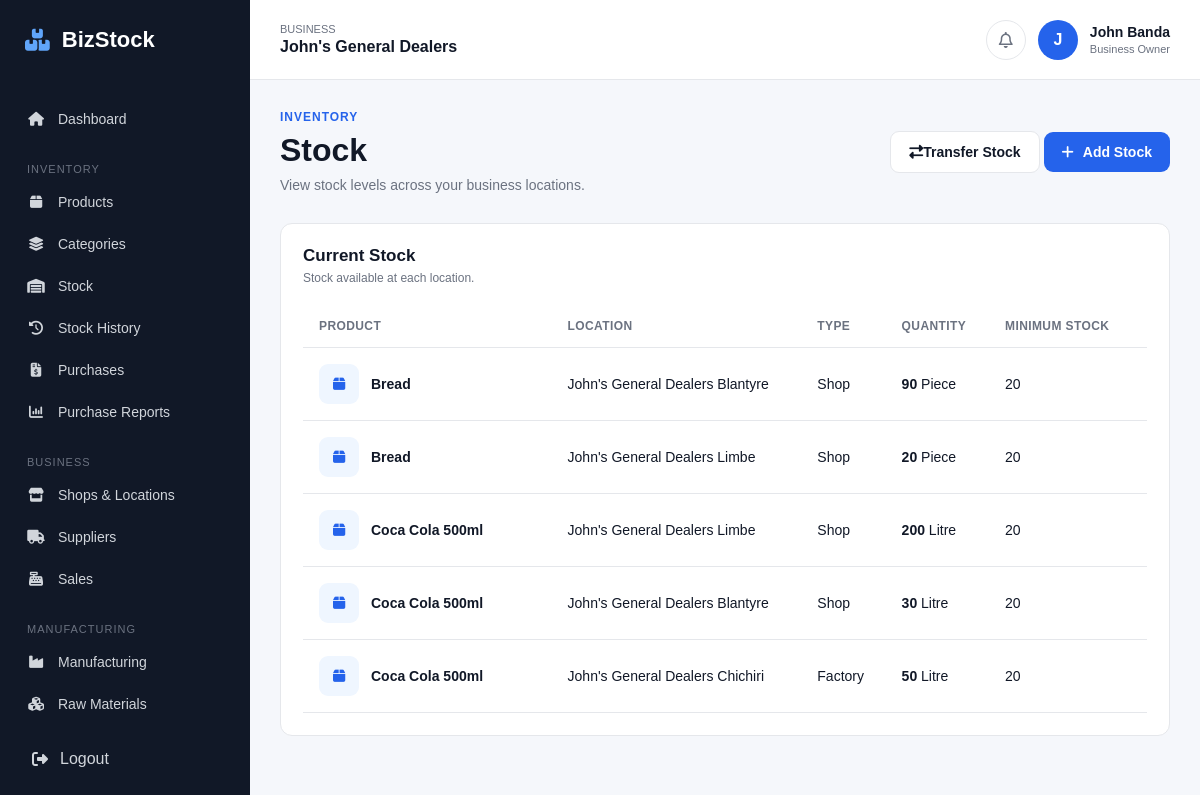
Page /shops/stock/ (signed in) on the earlier database version.
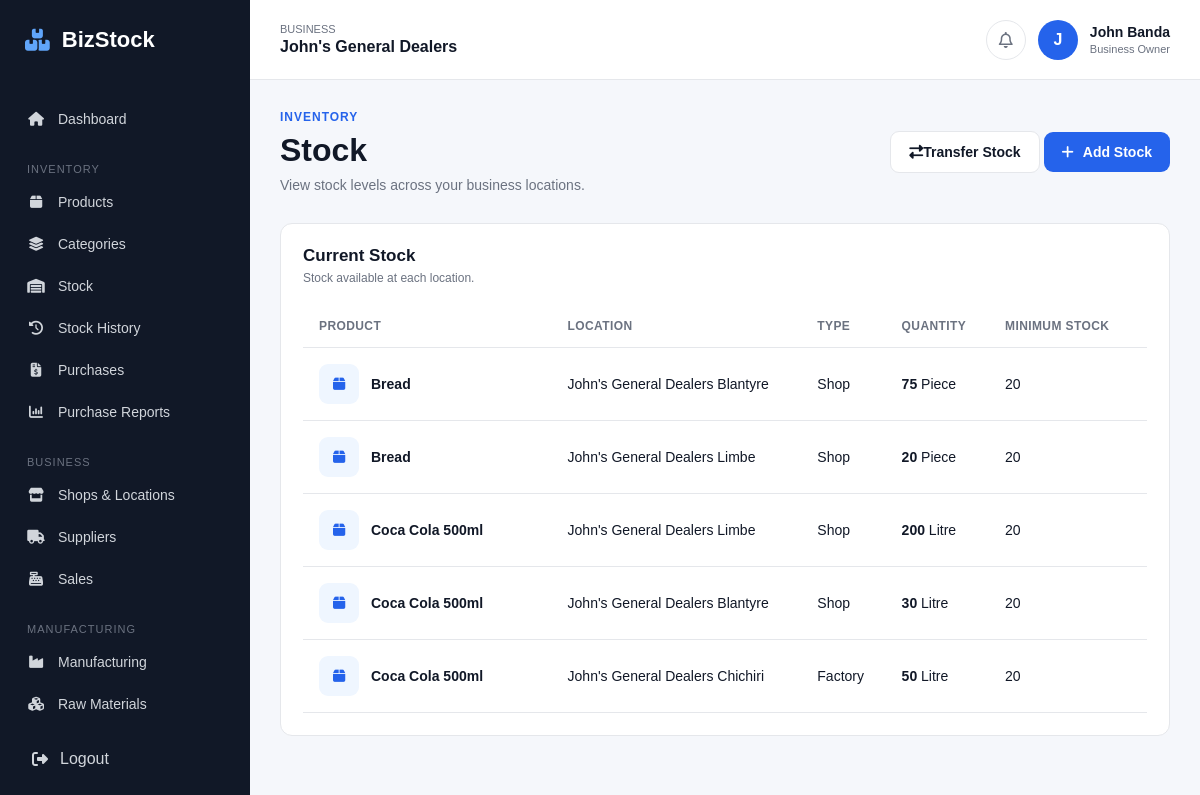
Same page on the later database version.
### shops/models.py (models this page shows, shortened)
class Stock(models.Model):
    business = models.ForeignKey(
        Business,
        on_delete=models.CASCADE,
        related_name='stock_records'
    )
    location = models.ForeignKey(
        Location,
        on_delete=models.CASCADE,
        related_name='stock_records'
    )
    product = models.ForeignKey(
        'inventory.Product',
        on_delete=models.CASCADE,
        related_name='stock_records'
    )
    quantity = models.DecimalField(
        max_digits=12,
        decimal_places=2,
        default=0
    )
    updated_at = models.DateTimeField(
        auto_now=True
    )
    class Meta:
        constraints = [
            models.UniqueConstraint(
                fields=[
                    'location',
                    'product'
                ],
                name='unique_product_location_stock'
            )
        ]
        ordering = ['product__name']

class Location(models.Model):
    LOCATION_TYPES = [
        ('factory', 'Factory'),
        ('shop', 'Shop'),
    ]
    business = models.ForeignKey(
        Business,
        on_delete=models.CASCADE,
        related_name='locations'
    )
    name = models.CharField(
        max_length=150
    )
    location_type = models.CharField(
        max_length=20,
        choices=LOCATION_TYPES
    )
    address = models.TextField(
        blank=True
    )
    phone = models.CharField(
        max_length=30,
        blank=True
    )
    is_active = models.BooleanField(
        default=True
    )
    created_at = models.DateTimeField(
        auto_now_add=True
    )
    class Meta:
        ordering = ['name']

### inventory/models.py (models this page shows, shortened)
class Product(models.Model):
    UNIT_CHOICES = [
        ('piece', 'Piece'),
        ('kg', 'Kilogram'),
        ('g', 'Gram'),
        ('litre', 'Litre'),
        ('ml', 'Millilitre'),
        ('box', 'Box'),
        ('pack', 'Pack'),
        ('dozen', 'Dozen'),
    ]
    business = models.ForeignKey(
        Business,
        on_delete=models.CASCADE,
        related_name='products'
    )
    category = models.ForeignKey(
        Category,
        on_delete=models.SET_NULL,
        null=True,
        blank=True,
        related_name='products'
    )
    name = models.CharField(max_length=200)
    sku = models.CharField(
        max_length=100,
        blank=True
    )
    description = models.TextField(
        blank=True
    )
    unit = models.CharField(
        max_length=20,
        choices=UNIT_CHOICES,
        default='piece'
    )
    cost_price = models.DecimalField(
        max_digits=12,
        decimal_places=2,
        default=0
    )
    selling_price = models.DecimalField(
        max_digits=12,
        decimal_places=2,
        default=0
    )
    minimum_stock = models.DecimalField(
        max_digits=12,
        decimal_places=2,
        default=0
    )
    is_active = models.BooleanField(
        default=True
    )
    created_at = models.DateTimeField(
        auto_now_add=True
    )
    updated_at = models.DateTimeField(
        auto_now=True
    )
    class Meta:
        ordering = ['name']

### shops/views.py (the view)
# urls.py: path('stock/', views.stock_list, name='stock_list'),
@login_required
def stock_list(request):
    business = request.user.userprofile.business
    stock_records = Stock.objects.filter(
        business=business,
        location__is_active=True
    ).select_related(
        'product',
        'location'
    )
    return render(
        request,
        'shops/stock_list.html',
        {
            'stock_records': stock_records,
        }
    )

### templates/shops/stock_list.html (shortened to what this page needs)
{% extends 'base.html' %}
{% block content %}
<div class="page-header">
    <div>
        <p class="page-label">
            INVENTORY
        </p>
        <h1>
            Stock
        </h1>
        <p class="page-description">
            View stock levels across your business locations.
        </p>
    </div>
     <div class="table-actions">
        <a
            href="{% url 'stock_transfer' %}"
            class="secondary-button"
        >
            <i class="fa-solid fa-right-left"></i>
            Transfer Stock
        </a>
        <a
            href="{% url 'stock_create' %}"
            class="primary-button"
        >
            <i class="fa-solid fa-plus"></i>
            Add Stock
        </a>
    </div>
</div>
<div class="dashboard-panel">
    <div class="panel-header">
        <div>
            <h2>
                Current Stock
            </h2>
            <p>
                Stock available at each location.
            </p>
        </div>
    </div>
    {% if stock_records %}
        <div class="table-container">
            <table class="data-table">
                <thead>
                    <tr>
                        <th>Product</th>
                        <th>Location</th>
                        <th>Type</th>
                        <th>Quantity</th>
                        <th>Minimum Stock</th>
                        <th>Status</th>
                    </tr>
                </thead>
                <tbody>
                    {% for stock in stock_records %}
                        <tr>
                            <td>
                                <div class="product-name">
                                    <div class="product-icon">
                                        <i class="fa-solid fa-box"></i>
                                    </div>
                                    <strong>
                                        {{ stock.product.name }}
                                    </strong>
                                </div>
                            </td>
                            <td>
                                {{ stock.location.name }}
                            </td>
                            <td>
                                {{ stock.location.get_location_type_display }}
                            </td>
                            <td>
                                <strong>
                                    {{ stock.quantity|floatformat:0 }}
                                </strong>
                                {{ stock.product.get_unit_display }}
                            </td>
                            <td>
                                {{ stock.product.minimum_stock|floatformat:0 }}
                            </td>
                            <td>
                            </td>
                        </tr>
                    {% endfor %}
                </tbody>
            </table>
        </div>
    {% endif %}
</div>
{% endblock %}

Differences in the rows shown:
changed Stock (number 1 of 5 on the later page): quantity "90" → "75"
